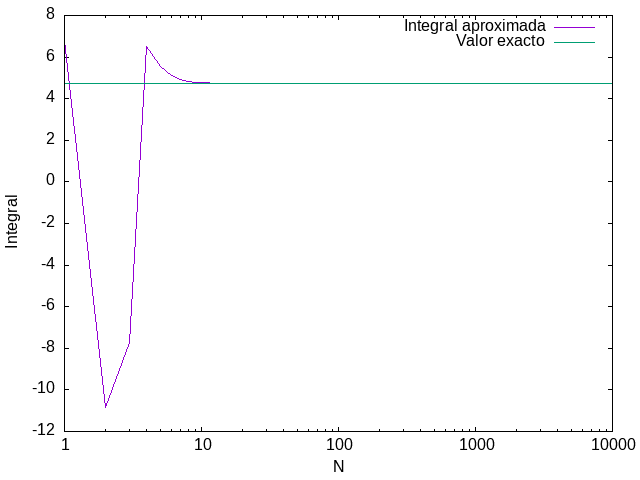

Write the gnuplot code that produced this figure.
set term png
set output 'grafico_integral_vs_regla_de_simpson.png'
set xlabel 'N'
set ylabel 'Integral'
set logscale x
plot 'resultados_regla_de_simpson.dat' u 1:2 w l title 'Integral aproximada', '' u 1:3 w l title 'Valor exacto'
